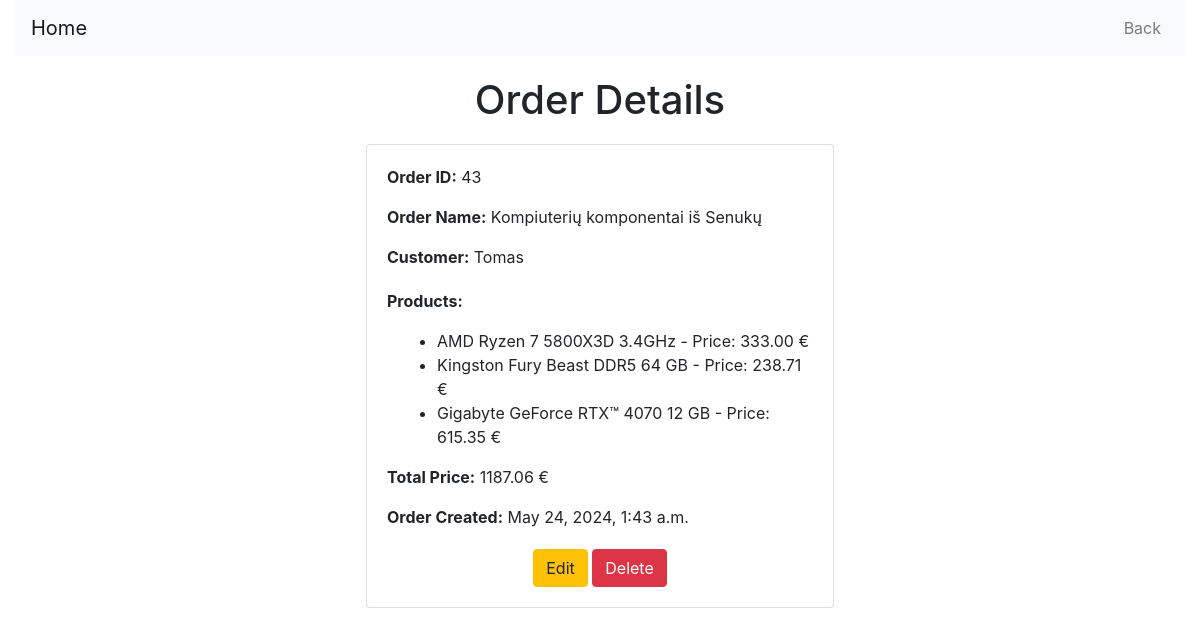
Page /orders/43/ (signed in) on the committed database.
### orders/models.py (models this page shows, shortened)
class Order(models.Model):
    user = models.ForeignKey(User, on_delete=models.CASCADE, default=None)
    products = models.ManyToManyField(Product)
    date_ordered = models.DateTimeField(auto_now_add=True)
    order_name = models.CharField(max_length=100)

class Product(models.Model):
    user = models.ForeignKey(User, on_delete=models.CASCADE, default=None)
    name = models.CharField(max_length=100)
    description = models.TextField()
    price = models.DecimalField(max_digits=10, decimal_places=2)

### orders/views.py (the view)
# urls.py: path('<int:order_id>/', views.order_detail, name='order_detail'),
@login_required
@permission_required('orders.view_order', raise_exception=True)
def order_detail(request, order_id):
    try:
        order = Order.objects.get(id=order_id)
        if order.user != request.user:
            raise PermissionDenied("You do not have permission to view this order.")
        total_price = order.products.all().aggregate(total_price=Sum('price'))['total_price']
        return render(request, 'orders/order_detail.html', {'order': order, 'total_price': total_price})
    except PermissionDenied as e:
        return render(request, 'orders/error.html', {'message': str(e)})
    except Order.DoesNotExist:
        return render(request, 'orders/error.html', {'message': "Order does not exist."})

### orders/templates/orders/order_detail.html (shortened to what this page needs)
<!DOCTYPE html>
<html lang="en">
<head>
    {% load static %}
    <link href="https://stackpath.bootstrapcdn.com/bootstrap/4.5.2/css/bootstrap.min.css" rel="stylesheet">
    <link rel="stylesheet" href="{% static 'order.css' %}">
</head>
<body>
    <div class="container-fluid">
        <nav class="navbar navbar-expand-lg navbar-light bg-light">
            <a class="navbar-brand" href="{% url 'home' %}">Home</a>
            <div class="collapse navbar-collapse" id="navbarNav">
                <ul class="navbar-nav ml-auto">
                    <li class="nav-item">
                        <a class="nav-link" href="{% url 'order_list' %}">Back</a>
                    </li>
                </ul>
            </div>
        </nav>
        <div class="order-container">
            <div class="order-header">
                <h1>Order Details</h1>
            </div>
            <div class="card order-card">
                <div class="card-body">
                    <div class="order-info">
                        <p><strong>Order ID:</strong> {{ order.id }}</p>
                        <p><strong>Order Name:</strong> {{ order.order_name }}</p>
                        <p><strong>Customer:</strong> {{ order.user.username }}</p>
                    </div>
                    <div class="order-info">
                        <p><strong>Products:</strong></p>
                        <ul class="order-products">
                            {% for product in order.products.all %}
                                <li>{{ product.name }} - Price: {{ product.price }} €</li>
                            {% endfor %}
                        </ul>
                        <p><strong>Total Price:</strong> {{ total_price|floatformat:2 }} €</p>
                        <p><strong>Order Created:</strong> {{ order.date_ordered }}</p>
                    </div>
                    {% if user.is_authenticated and user == order.user %}
                        <div class="order-actions">
                            <a href="{% url 'edit_order' order.id %}" class="btn btn-warning">Edit</a>
                            <a href="{% url 'delete_order' order.id %}" class="btn btn-danger">Delete</a>
                        </div>
                    {% endif %}
                </div>
            </div>
        </div>
    </div>
</body>
</html>

### orders/static/order.css (style rules this page uses)
.order-container { margin-top: 20px; }
.order-card { margin-top: 20px; margin-left: 30%; margin-right: 30%; }
.order-header { text-align: center; margin-bottom: 20px; }
.order-info { margin-bottom: 20px; }
.order-products { list-style-type: disc; padding-left: 50px; }
.order-actions { margin-top: 20px; text-align: center; }

### rows in the picture
Order: id "43", order_name "Kompiuterių komponentai iš Senukų", user.username "Tomas", date_ordered "May 24, 2024, 1:43 a.m."
Product: name "AMD Ryzen 7 5800X3D 3.4GHz", price "333.00"
Product: name "Kingston Fury Beast DDR5 64 GB", price "238.71"
Product: name "Gigabyte GeForce RTX™ 4070 12 GB", price "615.35"

### other values in the picture
{{ total_price|floatformat:2 }} "1187.06"
